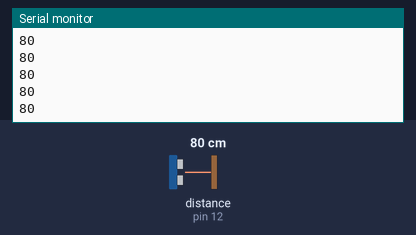
Simulated run of this sketch. Board: Arduino Uno, built with avr-gcc and run on an emulated ATmega328P. On the bench: the last lines printed to the serial monitor. The test bench sets the inputs (shaded band); at power-on: distance to the obstacle (sensor on pin 12) 80 cm. The echo pulse lasts 58.3 µs per cm.

Above: at 1.2 s.
1.3 s: distance to the obstacle (sensor on pin 12) set to 2 cm
At 1.34 s:
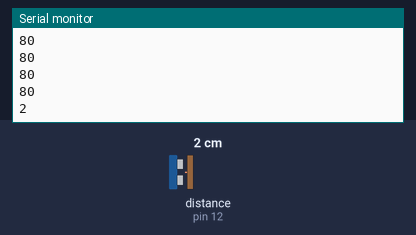
2.8 s: distance to the obstacle (sensor on pin 12) set to 4 cm
At 2.82 s:
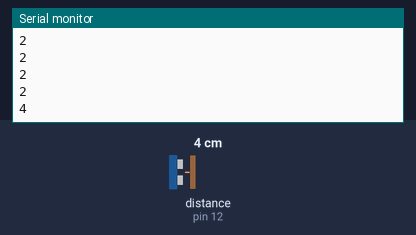
Timing chart, 0 to 5.8 s (numbered marks = the images above; inputs shaded):
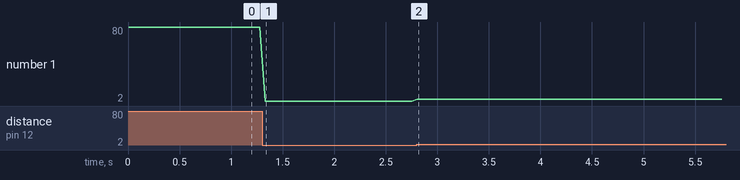

Measured:
- after the input at 1.3 s, the serial monitor: prints a new line at once (image 1)
- after the input at 2.8 s, the serial monitor: prints a new line at once (image 2)
- plotted number 1: 80 → 2 after the input at 1.3 s, 2 → 4 after the input at 2.8 s

The sketch:

PianoInvisible_1.ino
```cpp
//incluimos la libreria
#include <Ultrasonic.h>

/*ESQUEMA DE CONEXION
 * Utilizando un sensor HC-SR04 deben conectarse los pines de los extremos a (+) y (-)
 * y los dos pines del centro deben conectarse a los pines de la placa.
 * TRIG al pin 13
 * ECHO al pin 12
 */

int echo = 12;
int trig = 13;
int distanciaMax = 30000; //esta es la distancia que quiero medir, 30000 microsegundos son equivalentes a 5 metros

/*creo el sensor y le paso los datos de configuración.
*/
Ultrasonic sensor(trig,echo,distanciaMax);

int distancia = 0; //Declaro la variable que voy a utilizar para almacenar la distancia medida


void setup() { //En la funcion setup, escribo el codigo que quiero que se ejecute solo 1 vez al iniciar el sistema

Serial.begin(9600); // Inicializo el puerto serie
}


void loop() { //En la función loop, escirbo el codigo que quiero que se repita constantemente

  distancia = sensor.Ranging(CM);//Medimos la distancia y la guardamos en la variable
  Serial.println(distancia); //imprimo distancia en el monitor serial
  delay (50); //espero 50 ms entre cada vez que imprimo la distancia
}
```
